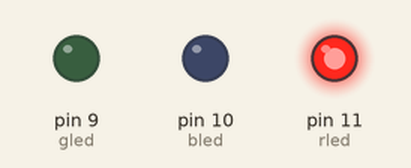
This sketch was run on a simulated Arduino Uno, built with avr-gcc and run on an emulated ATmega328P. Parts: output pins drawn as LEDs (lit = HIGH).

Above: at 0.05 s.
At 2.45 s:
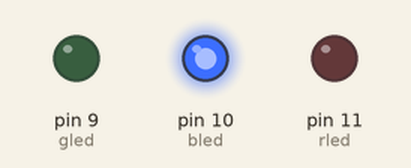
At 5.75 s:
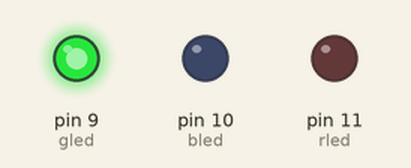
At 7.55 s:
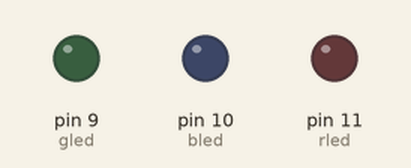
At 8.6 s:
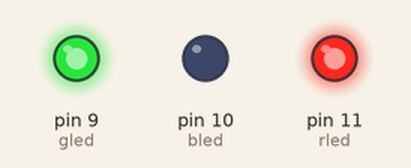
At 11.5 s:
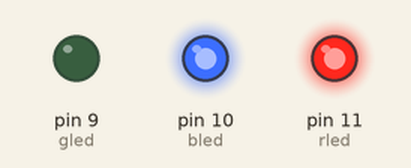
Timing chart, 0 to 15.0 s (numbered marks = the images above):
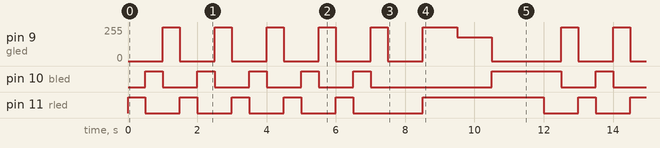

The sketch:

Led_RGB.ino
```cpp
/*variables para cada color*/
int rled = 11; // Pin PWN 11 para led rojo
int bled = 10; // Pin PWM 10 para led azul
int gled = 9;  // Pin PWM 9  para led verde

/*variables auxiliares*/
int i; // Variable para ciclos repetitivos
int repeat = 5; // Variables para cantidad limite de repeticiones


void setup() {
/*Se inicializan pines*/
  pinMode(rled, OUTPUT);
  pinMode(bled, OUTPUT);
  pinMode(gled, OUTPUT);
}

void loop() {

 for(i=0; i<repeat; i++)
    rgbon();
 delay(1000);
 colors('y');
 delay(1000);
 colors('o');
 delay(1000);
 colors('p');
 delay(1000);
}

/*Funcion para colores principales*/
void rgbon(){
  analogWrite(rled,255);
  delay(500);
  analogWrite(rled,0);
  analogWrite(bled,255);
  delay(500);
  analogWrite(bled,0);
  analogWrite(gled,255);
  delay(500);
  analogWrite(gled,0);
}

/* Funcion para otros colores */
void colors(char color){

  switch(color){
    case 'y': analogWrite(rled,255); // Se compara la y
            analogWrite(gled,255); // red = 255 / green = 255 / blue = 0
            analogWrite(bled,0);
    break;
    case 'o': analogWrite(rled,255); // se compara la o
            analogWrite(gled,180); // red = 255 / green = 180 / blue = 0
            analogWrite(bled,0);
    break;
    case 'p': analogWrite(rled,255); // se compara la p
          analogWrite(gled,0);   // red = 255 / green = 0 / blue = 255
            analogWrite(bled,255);
    break;
  }
}
```

Measured:
- by itself, pin 10 (bled): repeats every 11.5 s: 4 × (LOW 1.0 s, HIGH 0.50 s), LOW 3.5 s, HIGH 2.0 s
- by itself, pin 11 (rled): repeats every 11.5 s: 4 × (LOW 1.0 s, HIGH 0.50 s), LOW 2.0 s, HIGH 3.5 s
- by itself, pin 9 (gled): repeats every 11.5 s: 4 × (0/255 1.0 s, 255/255 0.50 s), 0/255 1.0 s, 255/255 1.0 s, 180/255 1.0 s, 0/255 2.0 s, 255/255 0.50 s
